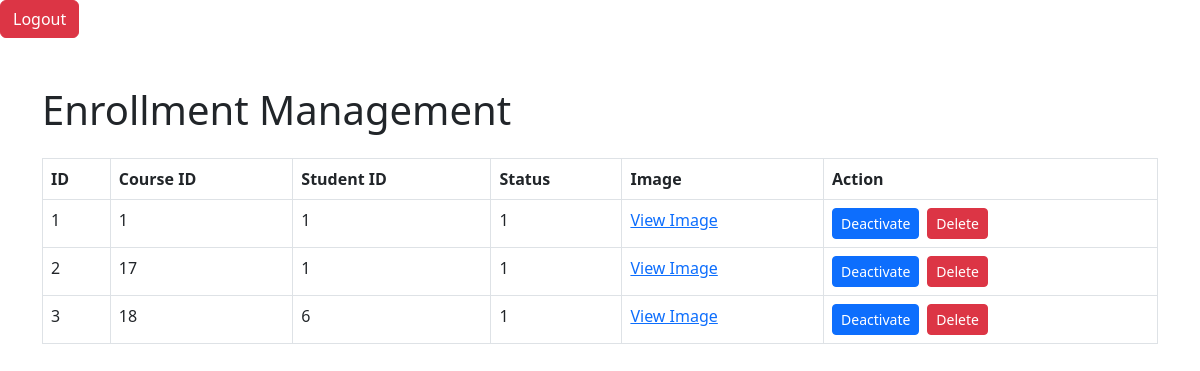
Screenshot of /admin/dashboard.php with the database file from the repository.
### tables this page shows
CREATE TABLE "Enrollment" (
	"id"	INTEGER,
	"course_id"	INTEGER NOT NULL,
	"student_id"	INTEGER NOT NULL,
	"status"	INTEGER NOT NULL,
	"slip"	BLOB NOT NULL,
	PRIMARY KEY("id")
);

### admin/dashboard.php (the view, shortened to what this page needs)
<!DOCTYPE html>
<html lang="en">
<head>
    <link href="https://cdn.jsdelivr.net/npm/bootstrap@5.3.0-alpha1/dist/css/bootstrap.min.css" rel="stylesheet">
</head>
<body>
<a href="..\instructor\signoutHandle.php" class="btn btn-danger">Logout</a>
<div class="container mt-5">
    <h1 class="mb-4">Enrollment Management</h1>
    <table class="table table-bordered">
        <thead>
        <tr>
            <th>ID</th>
            <th>Course ID</th>
            <th>Student ID</th>
            <th>Status</th>
            <th>Image</th>
            <th>Action</th>
        </tr>
        </thead>
        <tbody>
        <?php
        $db = new SQLite3('../../db/table.db');
        $query = "SELECT * FROM Enrollment";
        $result = $db->query($query);
        while ($row = $result->fetchArray()) {
            echo "<tr>";
            echo "<td>" . $row['id'] . "</td>";
            echo "<td>" . $row['course_id'] . "</td>";
            echo "<td>" . $row['student_id'] . "</td>";
            echo "<td>" . $row['status'] . "</td>";
            echo "<td><a href='showslip.php?id=" . $row['id'] . "' target='_blank'>View Image</a></td>";
            echo "<td>";
            echo "<a href='update_status.php?id=" . $row['id'] . "&status=" . ($row['status'] == 1 ? 0 : 1) . "' class='btn btn-primary btn-sm'>" . ($row['status'] == 1 ? "Deactivate" : "Activate") . "</a>";
            echo "<a href='delete_enrollment.php?id=" . $row['id'] . "' class='btn btn-danger btn-sm ms-2'>Delete</a>";
            echo "</td>";
            echo "</tr>";
        }
        ?>
        </tbody>
    </table>
</div>
</body>
</html>

### rows the page displays
enrollment: id "1", course "1", student "1", status "1", shows "Deactivate"
enrollment: id "2", course "17", student "1", status "1", shows "Deactivate"
enrollment: id "3", course "18", student "6", status "1", shows "Deactivate"
